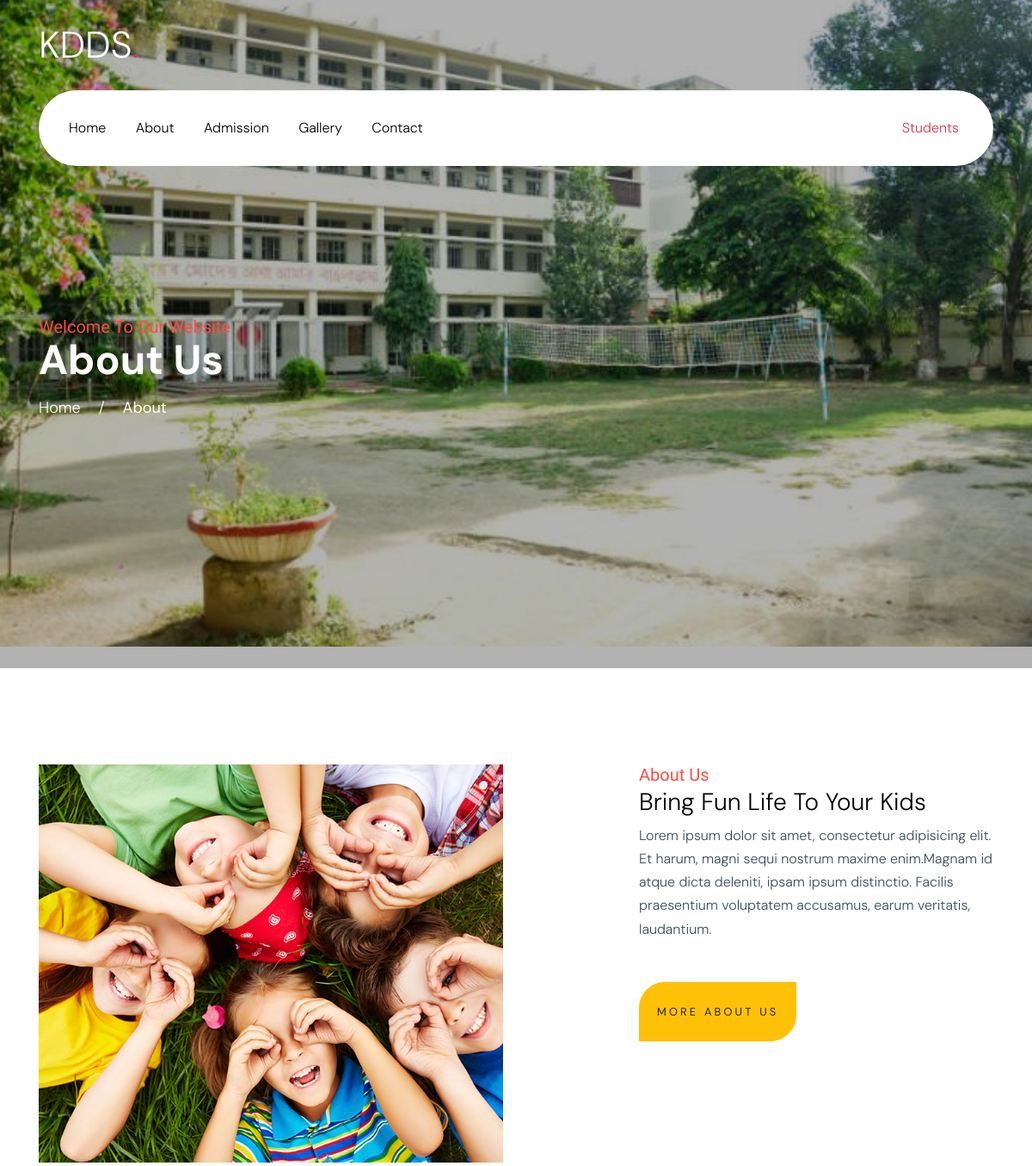
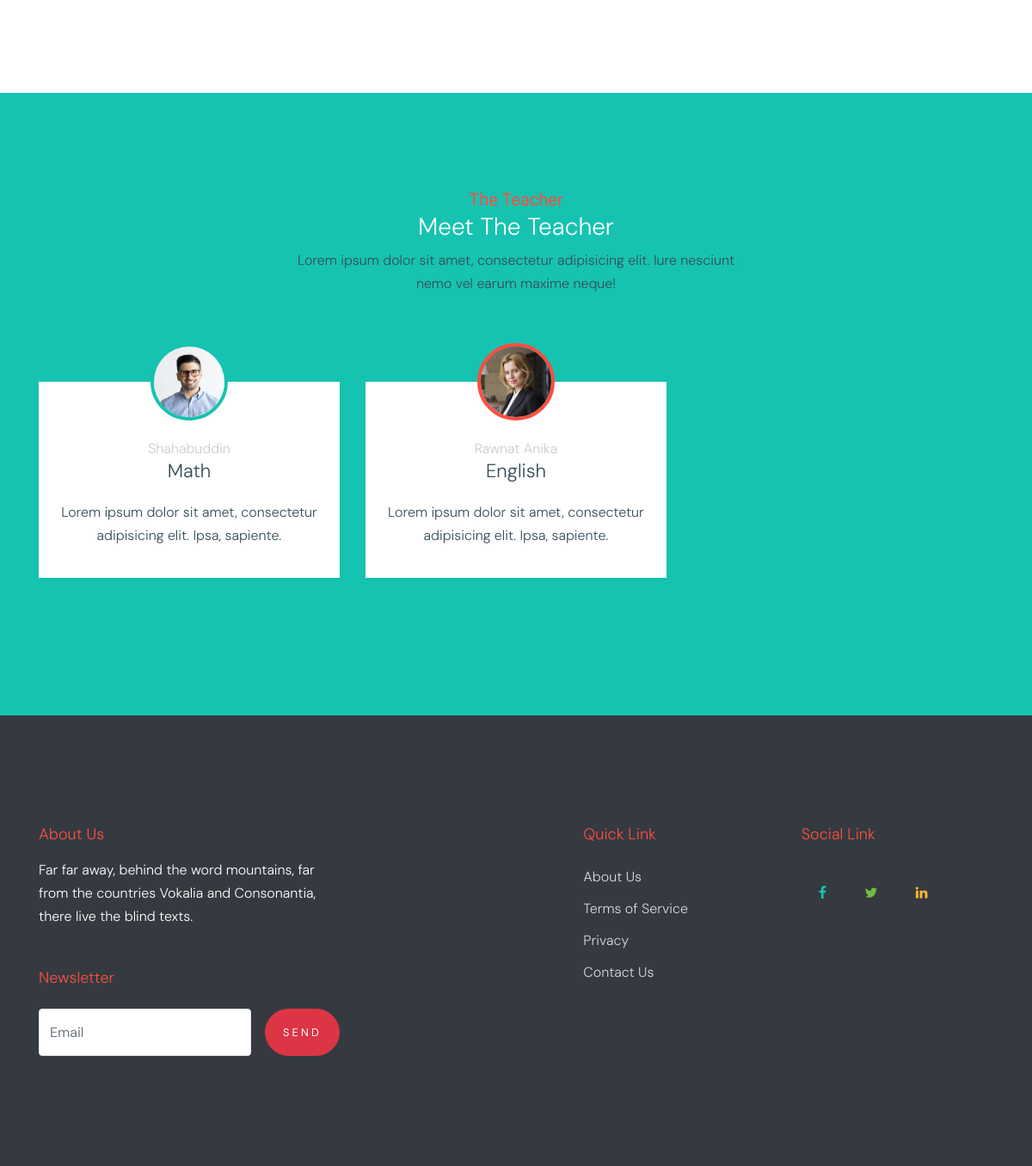
Page /about.php on the committed database (2 pictures, top to bottom).
### tables this page shows
CREATE TABLE `teacher` (
  `id` int(11) NOT NULL,
  `name` varchar(200) NOT NULL,
  `subject` varchar(200) NOT NULL,
  `image` text NOT NULL,
  `text` varchar(200) NOT NULL,
  `class` varchar(200) NOT NULL
);

### about.php (the view, shortened to what this page needs)
<?php
    include"includes/config.php";
    include"files/header.php"
?>
<body data-spy="scroll" data-target=".site-navbar-target" data-offset="300">
    <div class="site-wrap" id="home-section">
        <?php include"files/nav.php" ?>
        <div class="ftco-blocks-cover-1">
            <div class="site-section-cover overlay" data-stellar-background-ratio="0.5" style="background-image: url('images/hero_1.jpg')">
                <div class="container">
                    <div class="row align-items-center ">
                        <div class="col-md-5 mt-5 pt-5">
                            <span class="text-cursive h5 text-red">Welcome To Our Website</span>
                            <h1 class="mb-3 font-weight-bold text-teal">About Us</h1>
                            <p><a href="index.php" class="text-white">Home</a> <span class="mx-3">/</span> <strong>About</strong></p>
                        </div>
                    </div>
                </div>
            </div>
        </div>
        <div class="site-section">
            <div class="container">
                <div class="row">
                    <div class="col-md-6">
                        <img src="images/img_1.jpg" alt="Image" class="img-fluid">
                    </div>
                    <div class="col-md-5 ml-auto pl-md-5">
                        <span class="text-cursive h5 text-red">About Us</span>
                        <h3 class="text-black">Bring Fun Life To Your Kids</h3>
                        <p><span>Lorem ipsum dolor sit amet, consectetur adipisicing elit. Et harum, magni sequi nostrum maxime enim.</span><span>Magnam id atque dicta deleniti, ipsam ipsum distinctio. Facilis praesentium voluptatem accusamus, earum veritatis, laudantium.</span></p>
                        <p class="mt-5"><a href="#" class="btn btn-warning py-4 btn-custom-1">More About Us</a></p>
                    </div>
                </div>
            </div>
        </div>
        <div class="site-section bg-teal">
            <div class="container">
                <div class="row justify-content-center text-center mb-2 section-2-title">
                    <div class="col-md-6">
                        <span class="text-cursive h5 text-red">The Teacher</span>
                        <h3 class="text-white text-center">Meet The Teacher</h3>
                        <p class="mb-5">Lorem ipsum dolor sit amet, consectetur adipisicing elit. Iure nesciunt nemo vel earum maxime neque!</p>
                    </div>
                </div>
                <div class="row align-items-stretch">
                    <?php
                        $query = "SELECT * FROM teacher";
                        $select_query = mysqli_query($connection, $query);
                        while($row = mysqli_fetch_assoc($select_query)){
                        $name = $row['name'];
                        $subject = $row['subject'];
                        $text = $row['text'];
                        $class = $row['class'];
                        $image = $row['image'];
                    ?>
                    <div class="col-lg-4 col-md-6 mb-5">
                        <div class="post-entry-1 h-100 person-1 <?php echo $class; ?>">
                            <img src="images/teacher/<?php echo $image; ?>" alt="Image" class="img-fluid">
                            <div class="post-entry-1-contents">
                                <span class="meta"><?php echo $name; ?></span>
                                <h2><?php echo $subject; ?></h2>
                                <p><?php echo $text; ?></p>
                            </div>
                        </div>
                    </div><?php } ?>
                </div>
            </div>
        </div>
<?php include"files/footer.php" ?>

### files/header.php (shortened to what this page needs)
<!doctype html>
<html lang="en">
  <head>
    <link rel="stylesheet" href="fonts/icomoon/style.css">
    <link rel="stylesheet" href="css/bootstrap.min.css">
    <link rel="stylesheet" href="css/bootstrap-datepicker.css">
    <link rel="stylesheet" href="css/jquery.fancybox.min.css">
    <link rel="stylesheet" href="css/owl.carousel.min.css">
    <link rel="stylesheet" href="css/owl.theme.default.min.css">
    <link rel="stylesheet" href="fonts/flaticon/font/flaticon.css">
    <link rel="stylesheet" href="css/aos.css">
    <link rel="stylesheet" href="css/style.css">
  </head>

### files/nav.php (shortened to what this page needs)
<header class="site-navbar site-navbar-target" role="banner">
    <div class="container mb-3">
        <div class="d-flex align-items-center">
            <div class="site-logo mr-auto">
                <a href="index.php">KDDS<span class="text-primary">.</span></a>
            </div>
        </div>
    </div>
    <div class="container">
        <div class="menu-wrap d-flex align-items-center">
            <nav class="site-navigation text-left mr-auto d-none d-lg-block" role="navigation">
                <ul class="site-menu main-menu js-clone-nav mr-auto ">
                    <li><a href="index.php" class="nav-link">Home</a></li>
                    <li><a href="about.php" class="nav-link">About</a></li>
                    <li><a href="admission.php" class="nav-link">Admission</a></li>
                    <li><a href="gallery.php" class="nav-link">Gallery</a></li>
                    <li><a href="contact.php" class="nav-link">Contact</a></li>
                </ul>
            </nav>
            <div class="top-social ml-auto">
                <a href="land.php">Students</a>
            </div>
        </div>
    </div>
</header>

### files/footer.php (shortened to what this page needs)
        <footer class="site-footer">
            <div class="container">
                <div class="row">
                    <div class="col-lg-4">
                        <h2 class="footer-heading mb-3">About Us</h2>
                        <p class="mb-5">Far far away, behind the word mountains, far from the countries Vokalia and Consonantia, there live the blind texts. </p>
                        <h2 class="footer-heading mb-4">Newsletter</h2>
                        <form action="#" class="d-flex" class="subscribe">
                            <input type="text" class="form-control mr-3" placeholder="Email">
                            <input type="submit" value="Send" class="btn btn-primary">
                        </form>
                    </div>
                    <div class="col-lg-8 ml-auto">
                        <div class="row">
                            <div class="col-lg-4 ml-auto">
                                <h2 class="footer-heading mb-4">Quick Link</h2>
                                <ul class="list-unstyled">
                                    <li><a href="about.php">About Us</a></li>
                                    <li><a href="#">Terms of Service</a></li>
                                    <li><a href="#">Privacy</a></li>
                                    <li><a href="contact.php">Contact Us</a></li>
                                </ul>
                            </div>
                            <div class="col-lg-4">
                                <h2 class="footer-heading mb-4">Social Link</h2>
                                <div class="top-social ml-auto">
                                    <a href="#"><span class="icon-facebook text-teal"></span></a>
                                    <a href="#"><span class="icon-twitter text-success"></span></a>
                                    <a href="#"><span class="icon-linkedin text-yellow"></span></a>
                                </div>
                            </div>
                        </div>
                    </div>
                </div>
            </div>
        </footer>
    </div>
</body>
</html>

### css/style.css (style rules this page uses)
.text-cursive { font-family: "Indie Flower", cursive !important; }
html { overflow-x: hidden; }
body { line-height: 1.7; color: #364d59 !important; font-weight: 300; font-size: 1rem; }
a { -webkit-transition: .3s all ease; -o-transition: .3s all ease; transition: .3s all ease; text-decoration: none; }
h1, h2, h3, h4, h5, .h1, .h2, .h3, .h4, .h5 { font-weight: 300; color: #364d59; }
.text-black { color: #000 !important; }
.btn { border-radius: 30px; font-size: .8rem; text-transform: uppercase; letter-spacing: .2rem; padding: 10px 20px; text-decoration: none; }
.btn-custom-1 { border-radius: 30px; border-top-right-radius: 0; border-bottom-left-radius: 0; }
.form-control { height: 55px; background: #fff !important; font-family: "DM Sans", -apple-system, BlinkMacSystemFont, "Segoe UI", Roboto, "Helvetica Neue", Arial, "Noto Sans", sans-serif, "Apple Color Emoji", "Segoe UI Emoji", "Segoe UI Symbol", "Noto Color Emoji"; }
.site-section { padding: 2.5em 0; }
@media (min-width: 768px) { .site-section { padding: 5em 0; } }
.site-footer { padding: 4em 0; background: #343a40; }
@media (min-width: 768px) { .site-footer { padding: 8em 0; } }
.site-footer p { color: #fff; }
.site-footer h2, .site-footer h3, .site-footer h4, .site-footer h5 { color: #fff; }
.site-footer a { color: rgba(255, 255, 255, 0.8); }
.site-footer ul li { margin-bottom: 10px; }
.site-footer .footer-heading { font-size: 18px; color: #fd4d40; }
.site-navbar { margin-bottom: 0px; z-index: 1999; position: absolute; top: 0; width: 100%; padding: 1rem; }
.site-navbar .site-logo { margin: 0; padding: 0; font-size: 2.7rem; }
.site-navbar .site-logo a { color: #fff; }
.site-navbar .site-navigation .site-menu { margin: 0; padding: 0; margin-bottom: 0; }
.site-navbar .site-navigation .site-menu a { text-decoration: none !important; display: inline-block; }
.site-navbar .site-navigation .site-menu > li { display: inline-block; }
.site-navbar .site-navigation .site-menu > li > a { margin-left: 15px; margin-right: 15px; padding: 20px 0px; color: #000 !important; display: inline-block; text-decoration: none !important; }
.site-mobile-menu .site-nav-wrap { padding: 0; margin: 0; list-style: none; position: relative; }
.site-mobile-menu .site-nav-wrap a { padding: 10px 20px; display: block; position: relative; color: #212529; }
.site-mobile-menu .site-nav-wrap li { position: relative; display: block; }
.site-mobile-menu .site-nav-wrap > li { display: block; position: relative; float: left; width: 100%; }
.site-mobile-menu .site-nav-wrap > li > a { padding-left: 20px; font-size: 20px; }
.site-section-cover { position: relative; background-size: cover; background-repeat: no-repeat; background-position: center center; overflow: hidden; }
.site-section-cover, .site-section-cover .container { position: relative; z-index: 2; }
.site-section-cover, .site-section-cover .container > .row { height: calc(100vh - 196px); min-height: 777px; }
.site-section-cover.overlay { position: relative; }
.site-section-cover.overlay:before { position: absolute; content: ""; top: 0; left: 0; right: 0; bottom: 0; background: rgba(0, 0, 0, 0.3); z-index: 1; }
.site-section-cover h1 { font-size: 3rem; color: #fff; line-height: 1; }
.site-section-cover p { font-size: 18px; color: #fff; }
.site-section { padding: 7rem 0; }
.form-control { border: none; border: 1px solid #e6e6e6; }
.post-entry-1 .meta { color: #ccc; }
.post-entry-1 .post-entry-1-contents { background: #fff; padding: 20px; }
.post-entry-1 .post-entry-1-contents h2 { font-size: 22px; margin-bottom: 20px; }
.post-entry-1.person-1 { text-align: center; }
.post-entry-1.person-1 img { width: 90px; border-radius: 50%; margin: 0 auto -45px auto; border: 4px solid #fff; }
.post-entry-1.person-1 .post-entry-1-contents { padding-top: 4rem; }
.post-entry-1.person-1.teal img { border-color: #16c3b0; }
.post-entry-1.person-1.red img { border-color: #fd4d40; }
.top-social a { display: inline-block; padding: 20px; }
.menu-wrap { padding: 10px 20px; background: #fff; border-radius: 100px; }
.text-red { color: #fd4d40; }
.text-yellow { color: #fdb62f; }
.text-teal { color: #16c3b0; }
.bg-teal { background: #16c3b0; }

### rows in the picture
teacher: image (picture), name "Shahabuddin", subject "Math", text "Lorem ipsum dolor sit amet, consectetur adipisicing elit. Ipsa, sapiente."
teacher: image (picture), name "Rawnat Anika", subject "English", text "Lorem ipsum dolor sit amet, consectetur adipisicing elit. Ipsa, sapiente."
